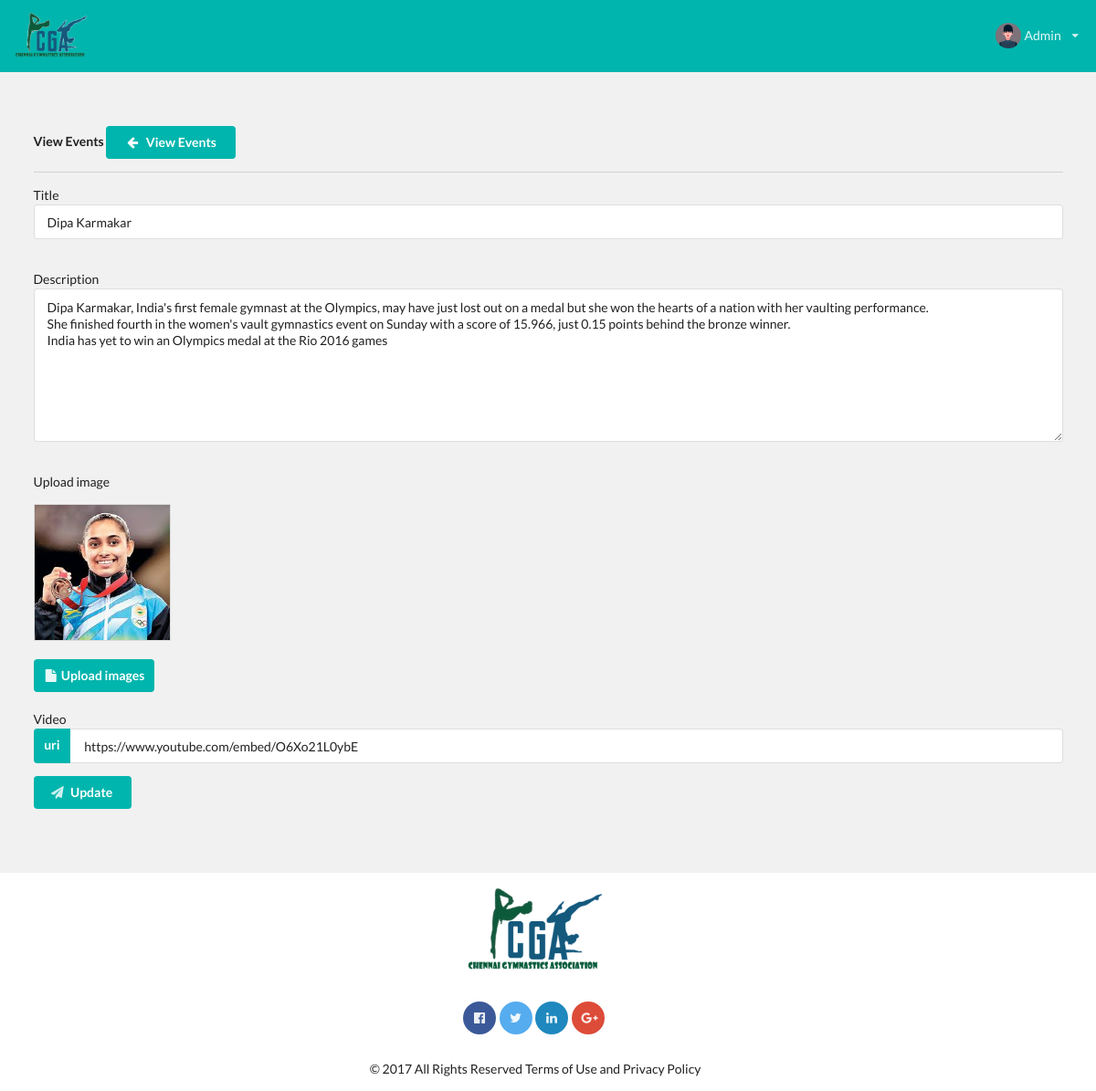
Screenshot of /admin/edit_event.php?id=11 (signed in) with the database file from the repository.
### tables this page shows
CREATE TABLE `event` (
  `id` int(11) NOT NULL,
  `title` text NOT NULL,
  `description` text NOT NULL,
  `image` varchar(255) NOT NULL,
  `video` varchar(255) NOT NULL,
  `createdAt` timestamp NOT NULL DEFAULT CURRENT_TIMESTAMP ON UPDATE CURRENT_TIMESTAMP
);

### admin/edit_event.php (the view, shortened to what this page needs)
<?php
    require('../php_includes/connection.php');
    $upload_dir = 'uploads/';
    if(isset($_GET['id'])){
        $id = $_GET['id'];
        $sql = "select * from event where id=".$id.";";
        $result = mysqli_query($con , $sql);
        if(mysqli_num_rows($result) > 0){
            $row = mysqli_fetch_assoc($result);
        }else{
            $errMsg = 'Could not find the record';
        }
    }
?>
<!DOCTYPE html>
<html lang="en">
<head>
    <link rel="stylesheet" href="../client/css/00_lib/00_normalize/normalize.css">
    <link rel="stylesheet" href="../client/css/00_lib/01_semantic/semantic.css">
    <link rel="stylesheet" href="../client/css/00_lib/03_animate/animate.css">
    <link rel="stylesheet" href="../client/css/style.css">
</head>
<body>
    <?php include('php_includes/header.php') ; ?>
    <section id="viewEvents">
        <div class="ui container">
            <strong>View Events</strong>
            <a  href="view_event.php" class="ui animated teal button" tabindex="0">
                <div class="visible content"> <i class="left arrow icon"></i> View Events</div>
            </a>
            <div class="ui divider"></div>
            <form action="" class="ui form" method="post" enctype="multipart/form-data">
                <div class="field">
                    <lable>Title</lable><br>
                    <input type="text" name="title" value="<?php echo $row['title'];?>">
                </div>  <br>
                <div class="field">
                    <lable>Description</lable><br>
                    <textarea name="description"><?php echo $row['description'];?></textarea>
                </div> <br>
                <div>
                    <p>Upload image</p>
                    <img src="<?php echo $upload_dir.$row['image']?>" id="uploadImg"  class="ui small image bordered"alt="<?php echo $row['title'] ?>" > <br>
                    <label for="file" class="ui icon teal button">
                        <i class="file icon"></i>
                        Upload images</label>
                </div>
                     <br>
                <div class="field">
                    <lable>Video</lable><br>
                    <div class="ui labeled input">
                        <div class="ui teal label">
                            uri
                        </div>
                        <input type="text" name="video" value="<?php echo $row['video'];?>">
                    </div>
                </div>
                <button class="ui button teal" name="updateEvent" type="submit">
                    <i class="icon send"></i>Update
                </button>
            </form>
        </div>
    </section>
    <?php include('php_includes/footer.php');?>
</body>
</html>

### client/css/style.css (style rules this page uses)
#about , #event , #contact , #viewEvents , #aboutWrapper { padding-top: 5em !important ; padding-bottom: 5em !important ; }
#viewEvents { background-color: #f1f1f1; margin-top:68px ! important; }

### rows the page displays
event: title "Dipa Karmakar", description "Dipa Karmakar, India's first female gymnast at the Olympics, may have just lost out on a medal but she won the hearts of a nation with her vaulting performance. She finished fourth in the women's vault gymnastics event on Sunday with a score of 15.966, just 0.15 points behind the bronze winner. India has yet to win an Olympics medal at the Rio 2016 games", image (picture), video "https://www.youtube.com/embed/O6Xo21L0ybE"
